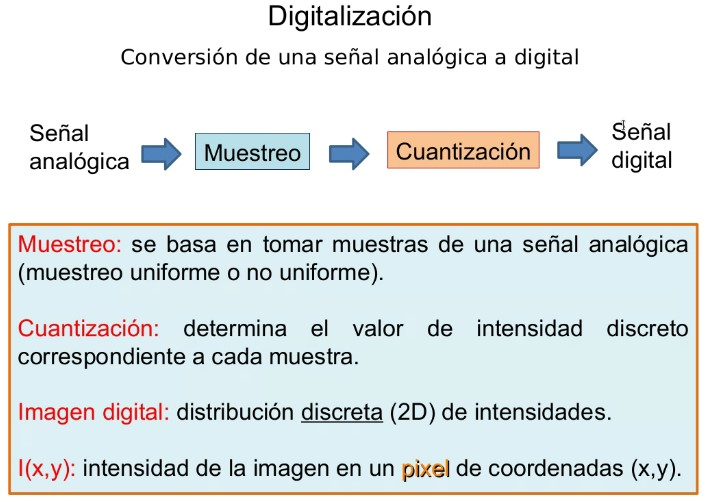
%> input picture Unidad 1/img/1.jpg, 708 x 500 px
$ octave ej9.m   (GNU Octave 9; MATLAB toolbox functions it lacks are replaced by stand-ins)
%> lines starting %> are read from the running program, lines starting %| are printed output that depends on the picture
% 9) Aplique a una imagen grayscale la transformación apropiada para que su
% histograma se comprima a un cierto rango definido por el usuario (shrinking).

[file, path] = uigetfile({'*.jpg';'*.JPG';'*.bmp';'*.tif'});
%> the answer given: ../../Unidad 1/img/1.jpg
dir = strcat(path,file);
info = imfinfo(dir);

switch info.ColorType
    case 'grayscale'
        I=imread(dir);
    case 'truecolor'
        rgb=imread(dir);
%> rgb is the input picture: size 500x708x3 uint8; mean R, G, B 222.6, 228.4, 228.7
        I=rgb2gray(rgb);
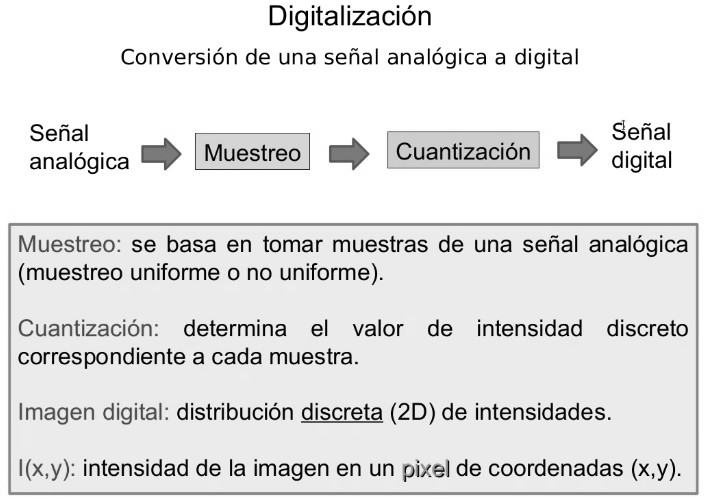
%> I: size 500x708 uint8; min 0, max 255, mean 226.7
    case 'indexed'
        [X,map]=imread(dir);
        I=ind2gray(X,map);
end

I_min = min(I(:)); % Valor minimo de la imagen
%> I_min = 0
I_max = max(I(:)); % Valor maxomo de la imagen
%> I_max = 255
O_min = I_min/2; % Valor minimo final deseado
%> O_min = 0
O_max = I_max/2; % Valor maximo final deseado
%> O_max = 128

LH_in = [double(I_min)/255, double(I_max)/255]; % Low & High Input
%> LH_in = [0 1]
LH_out = [double(O_min)/255, double(O_max)/255]; % Low & High Output
%> LH_out = [0 0.502]
O = imadjust(I, LH_in, LH_out);
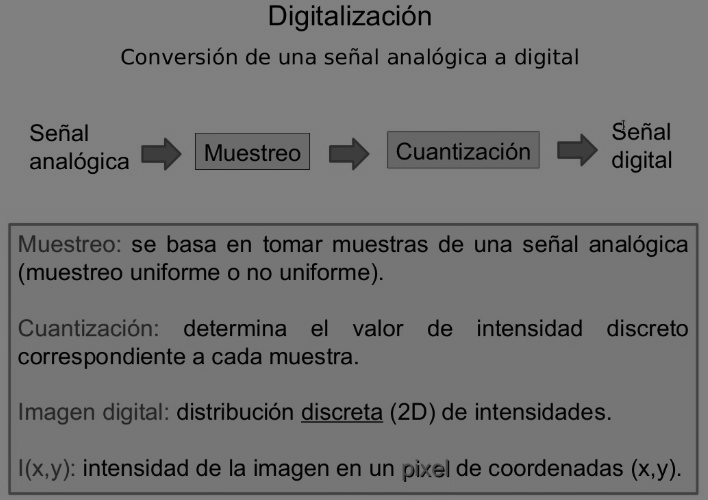
%> O: size 500x708 uint8; min 0, max 128, mean 113.7

subplot(2, 2, 1);
imshow(I);
title('Imagen original');

subplot(2, 2, 2);
imshow(O);
title('Imagen con Shrinking');

subplot(2, 2, 3);
imhist(I);
title('Histograma original');

subplot(2, 2, 4);
imhist(O);
title('Histograma con Shrinking');
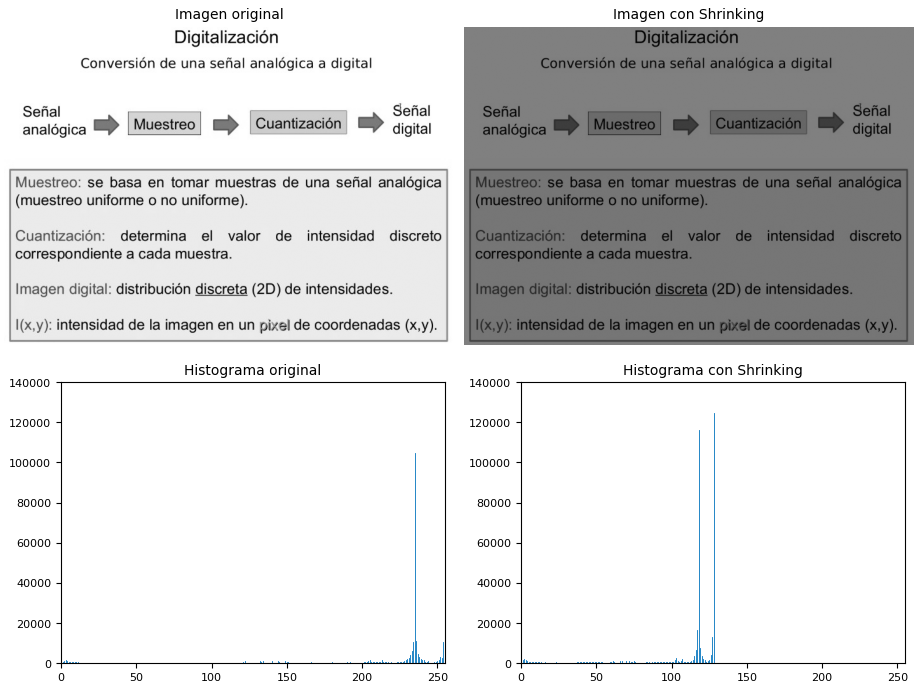
%> figure redrawn from the program's plot data, 4 panels

$ run again, on Unidad 1/img/3.jpg
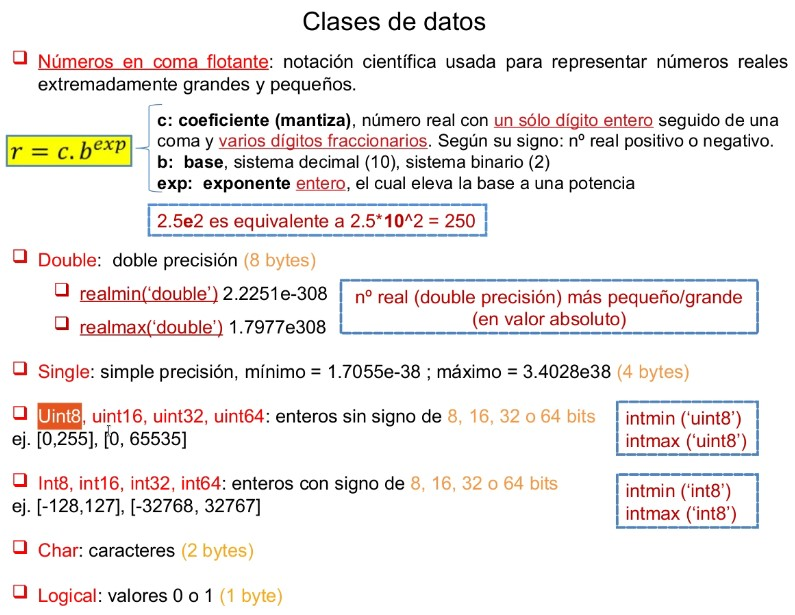
%> input picture Unidad 1/img/3.jpg, 795 x 615 px
%> rgb is the input picture: size 615x795x3 uint8; mean R, G, B 240.2, 236.7, 235.1
%> I_min = 0
%> I_max = 255
%> O_min = 0
%> O_max = 128
%> LH_in = [0 1]
%> LH_out = [0 0.502]
%> `O = imadjust(I, LH_in, LH_out);`:
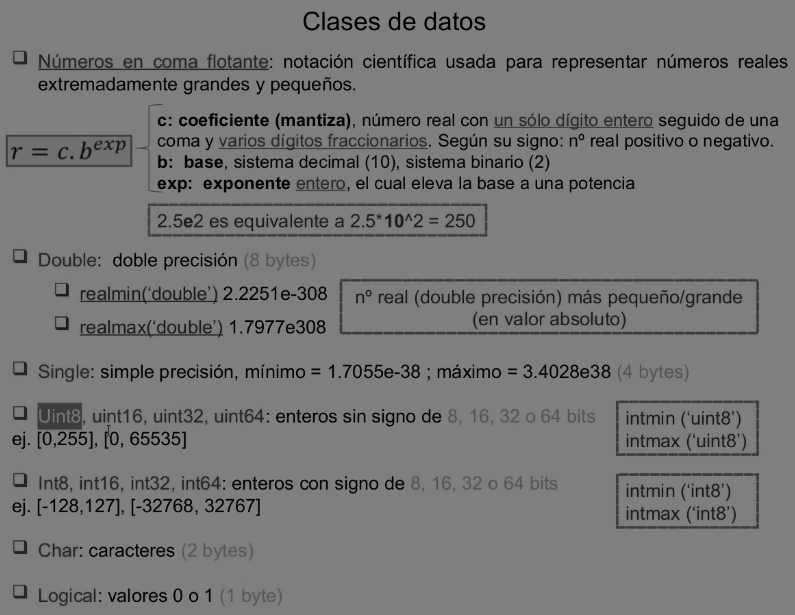
%> O: size 615x795 uint8; min 0, max 128, mean 119.2
%> `title('Histograma con Shrinking');`:
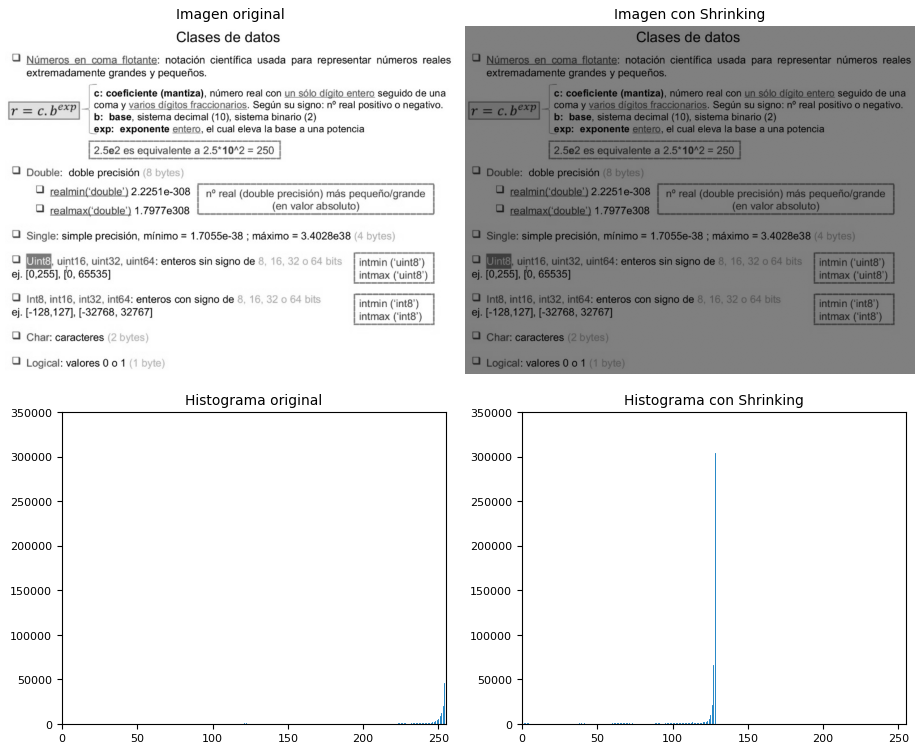
%> figure redrawn from the program's plot data, 4 panels

$ run again, on Unidad 1/img/5.jpg
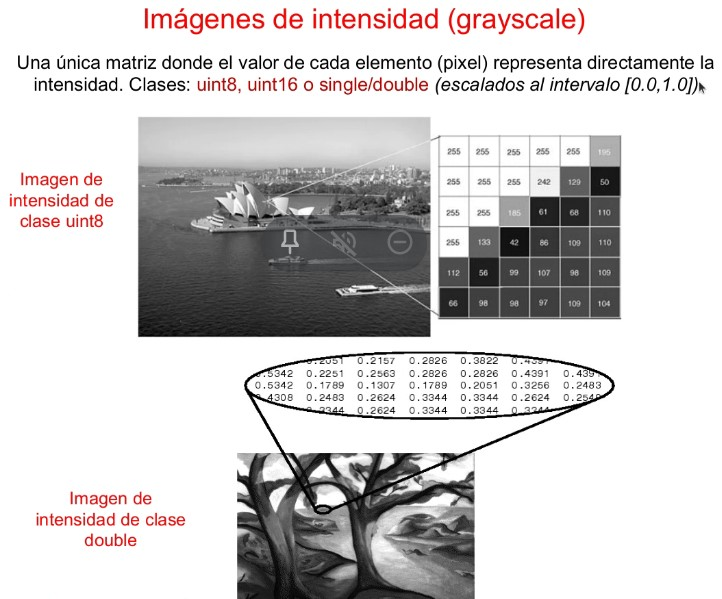
%> input picture Unidad 1/img/5.jpg, 722 x 599 px
%> rgb is the input picture: size 599x722x3 uint8; mean R, G, B 206.8, 204.5, 204.5
%> I_min = 0
%> I_max = 255
%> O_min = 0
%> O_max = 128
%> LH_in = [0 1]
%> LH_out = [0 0.502]
%> `O = imadjust(I, LH_in, LH_out);`:
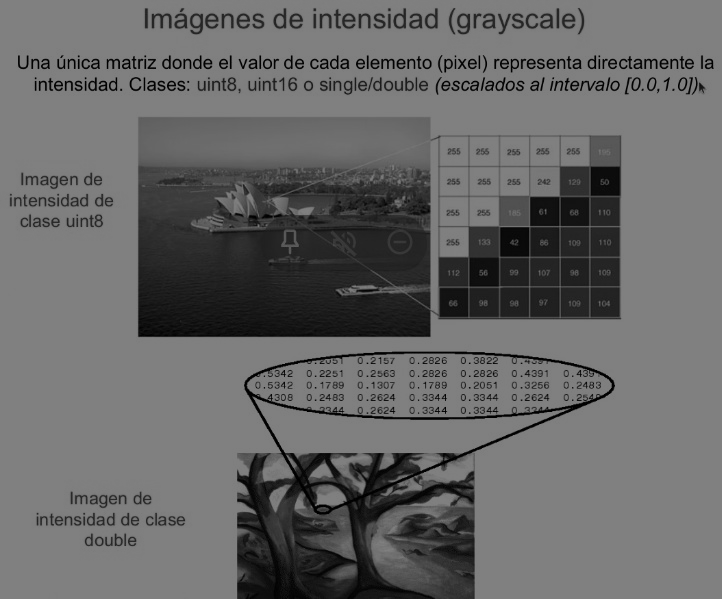
%> O: size 599x722 uint8; min 0, max 128, mean 103
%> `title('Histograma con Shrinking');`:
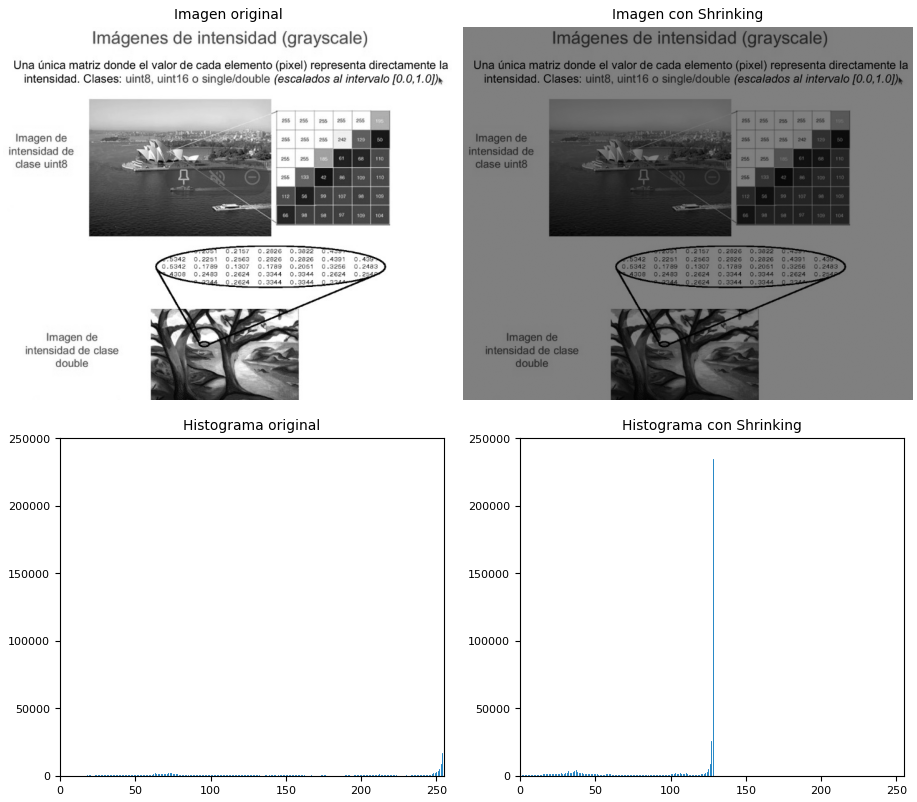
%> figure redrawn from the program's plot data, 4 panels
